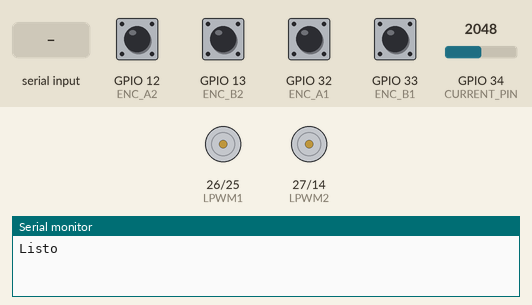
The sketch below on a simulated ESP32. On the bench: motor-driver pin pairs drawn as motors (green arrow = first pin HIGH = forward, orange = second pin HIGH = backward, longer = more drive), the last lines printed to the serial monitor. Inputs (shaded band) come from the test bench; at power-on: GPIO 12 (ENC_A2), GPIO 13 (ENC_B2), GPIO 32 (ENC_A1), GPIO 33 (ENC_B1) HIGH, GPIO 34 (CURRENT_PIN) = 2048 (analog values on the 0–4095 scale).

Above: at 0.8 s.
0.9 s: "30,150,10\n" received over Serial
3.9 s: GPIO 32 (ENC_A1) pulled LOW for 0.15 s
At 5.4 s:
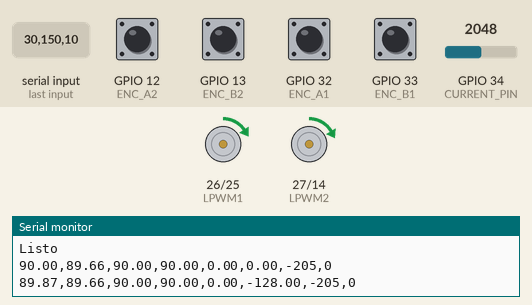
7.0 s: GPIO 12 (ENC_A2) pulled LOW for 0.15 s
10.1 s: GPIO 32 (ENC_A1) pulled LOW for 1 s
At 15.6 s:
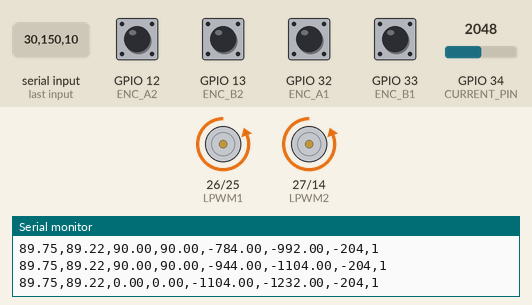
Timing chart, 0 to 17.1 s (numbered marks = the images above; inputs shaded):
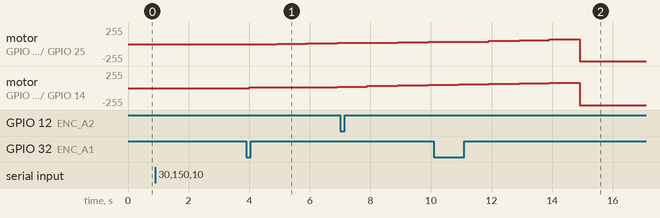

Measured:
- after the input at 0.9 s, every drawn part: stays the same
- after the input at 3.9 s, motor on GPIO 26 (LPWM1) / GPIO 25 (RPWM1): stopped → forward 7/255 after 1.0 s, → forward 12/255 1.0 s later, → forward 17/255 1.0 s later

The sketch:

TrebolEsp.ino
```cpp
  // Pines de uso en la ESP32

  const int CURRENT_PIN = 34;

  // Motor 1
  const int RPWM1 = 25;
  const int LPWM1 = 26;
  const int ENC_A1 = 32;
  const int ENC_B1 = 33;

  // Motor 2
  const int RPWM2 = 14;
  const int LPWM2 = 27;
  const int ENC_A2 = 12;
  const int ENC_B2 = 13;


  // PWM y threshold para cambios de medición de corriente
  //int pwmMove = 24; // 32; para el motor 1
  float thresholdV = 0.4;

  // ADC
  const float ADC_REF = 3.3;
  const int ADC_MAX = 4095;

  const float COUNTS_PER_REV1 = -2836; //El mejor experimentalmente para el motor 1
  const float COUNTS_PER_REV2 = -823.1; // Según datasheet

  // Tiempo para ignorar picos de arranquen
  const unsigned long IGNORE_TIME_MS = 700;

  // Confirmación de freno
  const int STALL_CONFIRM = 5;

  // Encoder inmóvil
  const int MIN_COUNT_CHANGE = 2;
  volatile long encoderCount1 = ceil(COUNTS_PER_REV1/4);
  volatile long encoderCount2 = ceil(COUNTS_PER_REV2/4);
  volatile int deriva = 0;

  // Para el PWM
  const int freqPWM = 10000; // [Hz]
  const int resPWM = 12;

  //Para el timer
  hw_timer_t * timer1 = NULL; // El puntero al timer
  volatile bool actualizarControl = false;
  volatile bool actualizarRef = false;
  volatile bool actualizarImg = false;
  volatile int FPS = 0;
  volatile int j = 0;
  volatile int h = 0;
  float Div = 0;
  float freqCounter = 0;

  void IRAM_ATTR onTimer1() {
    actualizarControl = true;
    if (j==10){
      actualizarRef = true;
      j = 0;
    }
    if (h>=FPS){
      actualizarImg = true;
      h=0;
    }
    h++;
    j++;
  }

  // Se cuentan los flancos de subida si 1 + si 0 -
  void IRAM_ATTR readEncoder1()
  {
    if (digitalRead(ENC_B1))
      encoderCount1++;
    else
      encoderCount1--;
  }
  void IRAM_ATTR readEncoder2()
  {
    if (digitalRead(ENC_B2)){
      if(deriva == 60){
        deriva = 0;
        encoderCount2++;
        encoderCount2++;
      }else{
        encoderCount2++;
        deriva++;
      }
    }else{
      encoderCount2--;
    }
  }
  enum Estado
  {
    BUSCAR_CERO,
    CONTROL,
    PAUSA,
    BUSCAR_MAXIMO,
    BARRIDO
  };

  // Primer estado

  Estado estado = BUSCAR_CERO;

  int direction = -1;
  long maxCount1 = 0;
  long maxCount2 = 0;

  // Más definiciones para el freno
  unsigned long lastDirectionChange1 = 0;

  long lastCountForStall1 = 0;
  int stallCounter1 = 0;

  unsigned long lastDirectionChange2 = 0;

  long lastCountForStall2 = 0;
  int stallCounter2 = 0;

  #define Nmax 2000
  float refAlpha[Nmax];
  float refTh2[Nmax];
  int k = 0;
  float refAlphaIn[Nmax];
  float refTh2In[Nmax];
  int g = 0;
  bool finAprox = false;

  int Npts = 0;
  int NptsIn = 0;
  float dt = 0;

  float error1 = 0;
  float lastError1 = 0;
  float error2 = 0;
  float lastError2 = 0;

  float I1 = 0;
  float D1 = 0;
  float PID1 = 0;

  float I2 = 0;
  float D2 = 0;
  float PID2 = 0;

  float kp1 =12;//5.64; //8; 3.8
  float ki1 = 40;
  float kd1 = 0.8;

  float kp2 = 12; //25;
  float ki2 = 10;
  float kd2 = 0.2;

  float N = 100; // Filtro para el derivativo

  float u1 = 0;
  float u2 = 0;

  float ref1 = 0;
  float ref2 = 0;

  int veces = 0;

  // Configuración inicial

  void setup()
  {
    Serial.begin(115200);

    pinMode(RPWM2, OUTPUT);
    pinMode(LPWM2, OUTPUT);
    pinMode(RPWM1, OUTPUT);
    pinMode(LPWM1, OUTPUT);

    ledcAttach(RPWM2, freqPWM, resPWM);
    ledcAttach(LPWM2, freqPWM, resPWM);
    ledcAttach(RPWM1, freqPWM, resPWM);
    ledcAttach(LPWM1, freqPWM, resPWM);

    pinMode(ENC_A1, INPUT_PULLUP);
    pinMode(ENC_B1, INPUT_PULLUP);
    pinMode(ENC_A2, INPUT_PULLUP);
    pinMode(ENC_B2, INPUT_PULLUP);

    attachInterrupt(digitalPinToInterrupt(ENC_A1),readEncoder1,RISING);

    attachInterrupt(digitalPinToInterrupt(ENC_A2),readEncoder2,RISING);

    analogReadResolution(12);
    analogSetPinAttenuation(CURRENT_PIN,ADC_11db);

    lastDirectionChange1 = millis();

    // Para leer las referencias
    Serial.println("Listo");

    while(Serial.available()==0);  // Mientras no llega ningun dato de MATLAB espera
    NptsIn = Serial.parseInt();      // Numero de puntos Trayectoria de aproximación
    while(Serial.available()==0);
    Npts = Serial.parseInt();      // Numero de puntos Trayectoria ciclica
    while(Serial.available()==0);
    dt = Serial.parseFloat();

    while (Serial.available() > 0 && g < NptsIn) { // Para guardar la referencia de aprox
      refAlphaIn[g] = Serial.parseFloat();
      refTh2In[g] = Serial.parseFloat();
      g++;
    }

    while (Serial.available() > 0 && k < Npts) { // Para guardar la referencia ciclica
      refAlpha[k] = Serial.parseFloat();
      refTh2[k] = Serial.parseFloat();
      k++;
    }
    g = 0;
    k = 0;
    ref1 = 90;
    ref2 = 90;

    freqCounter = 1000000; // Frecuencia del contador interno del timer
    timer1 = timerBegin(freqCounter);
    timerAttachInterrupt(timer1, &onTimer1); // Le asigna la función onTimer1 a la interrupción
    Div = round(dt*100000); // Div = dt*1MHz/J
    FPS = round(freqCounter)/(Div*60);
    timerAlarm(timer1, Div, true,0); // Valor en el que se desborda el contador = 0.33*5000 ms

  /* // Es para devolver en tiempo real la referencia para pruebas
    for (int i=0; i<Npts; i++){
      Serial.print(refAlpha[i],4);
      Serial.print(",");
      Serial.println(refTh2[i],4);
      delay(50);
    }
  */
  }

  // Loop

  void loop()
  {
    float voltage = readCurrentVoltage();

    long count1;
    long count2;

    noInterrupts();
    count1 = encoderCount1;
    count2 = encoderCount2;
    interrupts();

    float alpha = countToAngle1(count1);
    float Th2 = countToAngle2(count2);

    bool frenon = detectFrenon(voltage, count1);

    if (actualizarImg){
      actualizarImg = false;
      Serial.print(alpha);
      Serial.print(",");
      Serial.print(Th2);
      Serial.print(",");
      Serial.print(ref1);
      Serial.print(",");
      Serial.print(ref2);
      Serial.print(",");
      Serial.print(u1);
      Serial.print(",");
      Serial.print(u2);
      Serial.print(",");
      Serial.print(encoderCount2);
      Serial.print(",");
      Serial.println(deriva);

    }
    switch (estado)
    {

    case BUSCAR_CERO:

      if (frenon)
      {
        stopMotor1();
        delay(500);
        noInterrupts(); encoderCount1 = ceil(COUNTS_PER_REV1/4); encoderCount2 = ceil(COUNTS_PER_REV2/4); interrupts();

        estado = CONTROL;
        resetStallDetection1();
        delay(500);
      }

      break;

    case CONTROL:
      if(actualizarControl){
        actualizarControl = false;
        // motor 1
        error1 = alpha-ref1;
        I1 += ki1*error1*(Div/freqCounter);
        if (I1 > 255.0) I1 = 255.0;
        else if (I1 < -255.0) I1 = -255.0;
        D1 = (kd1*N*(error1-lastError1) + D1)/((N*(Div/freqCounter))+1);
        PID1 = I1 + D1 + (error1*kp1);
        lastError1 = error1;
        // motor 2
        error2 =   Th2-ref2;
        I2 += ki2*error2*(Div/freqCounter);
        if (I2 > 255.0) I2 = 255.0;
        else if (I2 < -255.0) I2 = -255.0;
        D2 = (kd2*N*(error2-lastError2) + D2)/((N*(Div/freqCounter))+1);
        PID2 = I2 + D2 + (error2*kp2);
        lastError2 = error2;

        u1 = round(PID1);
        u2 = round(PID2);
        u1 = u1*16; // Porque ahora hay resolución 16 veces mayor en el PWM
        u2 = u2*16;
        moveMotor1(u1);
        moveMotor2(u2);
      }
      if (actualizarRef){
        actualizarRef = false;
        if (finAprox){
          if (k== Npts-1){
            if(veces == 0){
              k=0;
              estado = PAUSA;
            }else{
              veces++;
              k=0;
            }
          }else{
            k++;
          }
          ref1 = refAlpha[k];
          ref2 = refTh2[k];
        }else{
          if (g== NptsIn-1){
            finAprox = true;
          }else{
            g++;
          }
          ref1 = refAlphaIn[g];
          ref2 = refTh2In[g];
        }
      }


    break;
    case PAUSA:
      while(1);
    break;
    case BUSCAR_MAXIMO:

      //moveMotor(+pwmMove); //sentido hasta freno

      if (frenon)
      {
        stopMotor1();

        delay(500);

        noInterrupts();
        maxCount1 = encoderCount1;
        interrupts();

        //Serial.println();
        //Serial.println("MAXIMO ENCONTRADO");

        //Serial.print("Count maximo: ");
        //Serial.println(maxCount);

        //Serial.print("Angulo maximo: ");
        //Serial.println(
        //    countToAngle(maxCount));

        //Serial.println(countToAngle1(maxCount1));

        direction = -1;

        estado = BARRIDO;

        resetStallDetection1();

        delay(500);
      }

      break;

    // Ahora movimiento perpetuo en el rango

    case BARRIDO:

      //moveMotor1(direction * pwmMove);

      // Llegó al tope superior
      if (direction == -1 &&
          count1 <= maxCount1)
      {
        stopMotor1();

        delay(300);

        direction = 1;

        resetStallDetection1();

        //Serial.println(
        //    "MAXIMO -> CAMBIO");
      }

      // Llegó al tope inferior
      if (direction == 1 &&
          count1 >= 0)
      {
        stopMotor1();

        delay(300);

        //noInterrupts();
        //encoderCount = 0;
        //interrupts();

        direction = -1;

        resetStallDetection1();

        //Serial.println(
        //    "CERO -> CAMBIO");
      }

      // Protección extra
      if (frenon)
      {
        stopMotor1();

        delay(500);

        direction = -direction;

        resetStallDetection1();

        //Serial.println(
        //    "FRENON INESPERADO");
      }

      break;
    }

  }

  // Motor

  void moveMotor1(int pwm)
  {
    if (pwm > 4000) pwm = 4095;
    else if (pwm < -4000) pwm = -4095;
    else if (abs(pwm) < 100) pwm = 0;

    if (pwm > 0)
    {
      ledcWrite(RPWM1, pwm);
      ledcWrite(LPWM1, 0);
    }
    else if (pwm < 0)
    {
      ledcWrite(RPWM1, 0);
      ledcWrite(LPWM1, -pwm);
    }
    else
    {
      stopMotor1();
    }
  }

  void moveMotor2(int pwm)
  {
    if (pwm > 4000) pwm = 4095;
    else if (pwm < -4000) pwm = -4095;
    else if (abs(pwm) < 100) pwm = 0;

    if (pwm > 0)
    {
      ledcWrite(RPWM2, pwm);
      ledcWrite(LPWM2, 0);
    }
    else if (pwm < 0)
    {
      ledcWrite(RPWM2, 0);
      ledcWrite(LPWM2, -pwm);
    }
    else
    {
      stopMotor2();
    }
  }
  void stopMotor1()
  {
    ledcWrite(RPWM1, 0);
    ledcWrite(LPWM1, 0);
  }

  void stopMotor2()
  {
    ledcWrite(RPWM2, 0);
    ledcWrite(LPWM2, 0);
  }

  // Medición de corriente con el adc

  float readCurrentVoltage()
  {
    long sum = 0;

    for (int i = 0; i < 50; i++)
    {
      sum += analogRead(CURRENT_PIN);

      delayMicroseconds(150);
    }

    int adc = sum / 50;

    return adc *
          (ADC_REF / ADC_MAX);
  }

  // Detertar frenon

  bool detectFrenon(
      float voltage,
      long count1)
    {
    if (millis() -
            lastDirectionChange1 <
        IGNORE_TIME_MS)
    {
      stallCounter1 = 0;

      lastCountForStall1 = count1;

      return false;
    }

    long deltaCount =
        abs(count1 -
            lastCountForStall1);

    lastCountForStall1 = count1;

    if (voltage > thresholdV &&
      deltaCount <
          MIN_COUNT_CHANGE)
    {
      stallCounter1++;
    }
    else
    {
    stallCounter1 = 0;
    }

    return stallCounter1 >=
          STALL_CONFIRM;
  }

  // Aqui se detecta despues de un cambio de sentido siempre se espera un tiempo prudente para esperar a que se normalice la corriente y no entre un pico que indique freno (stall)
  void resetStallDetection1()
  {
    stallCounter1 = 0;

    lastCountForStall1 =
        encoderCount1;

    lastDirectionChange1 =
        millis();
  }
  void resetStallDetection2()
  {
    stallCounter2 = 0;

    lastCountForStall2 =
        encoderCount2;

    lastDirectionChange2 =
        millis();
  }

  // Conversión counts per rev a angulo
  float countToAngle1(long count)
  {
    return ((float)count *
            360.0) /
          COUNTS_PER_REV1;
  }

  // Conversión counts per rev a angulo
  float countToAngle2(long count)
  {
    return ((float)count *
            360.0) /
          COUNTS_PER_REV2;
  }
```
